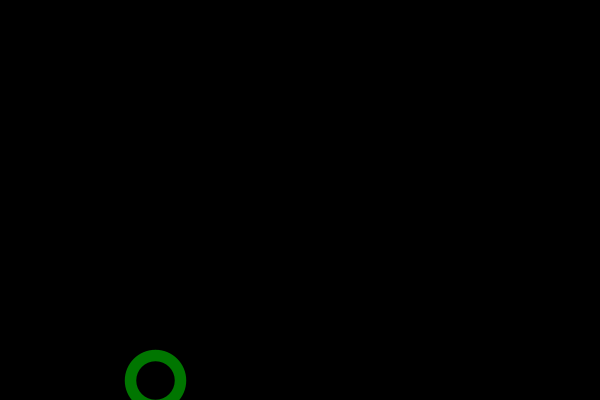
Frame 1 (no input)
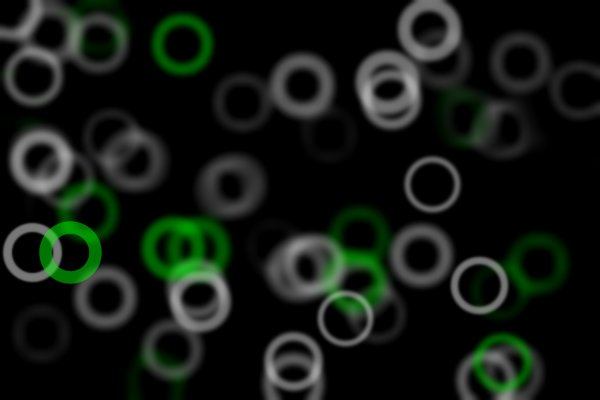
Frame 60 (the mouse pressed at the canvas centre just before this capture)
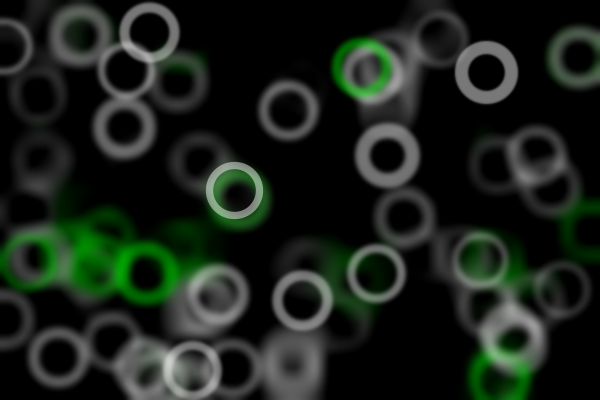
Frame 120 (the mouse held since frame 60 and released just before this capture)

The Processing sketch that drew these frames (run headless with seeded random() and noise(); from frame 60 on, the mouse is pressed at the canvas centre):

// Processing sketch: processing_161240
// ── processing_161240.pde

//by Maxime Pont 
//
float x,y,l,h;

void setup(){
  size(600,400);
  background(0);
  noFill(); // aucun remplissage
  smooth(); // adouci les aroondis (pixels)
  
x= 22.5;
y= 200;
l=50;
h=50;

  
}

void draw() {
 
  strokeWeight(random(5,15));// epaisseur contour
  for(int i=0;i<20; i++);{ // boucle avec trois info, le debut la fin et comment sa recommence) i++ est aussi i = i+1
if (x>=100){
 stroke(255, 120); 
 } 
 if (x<100){ stroke(0,250,0, 120); }
  x=random(0,width); // width est une valeur générique, elle se base sur la largeur de l'écran (height = hauteur)
  y=random(0,height);
  filter(BLUR);
  ellipse(x,y,l,h);

  }
}
